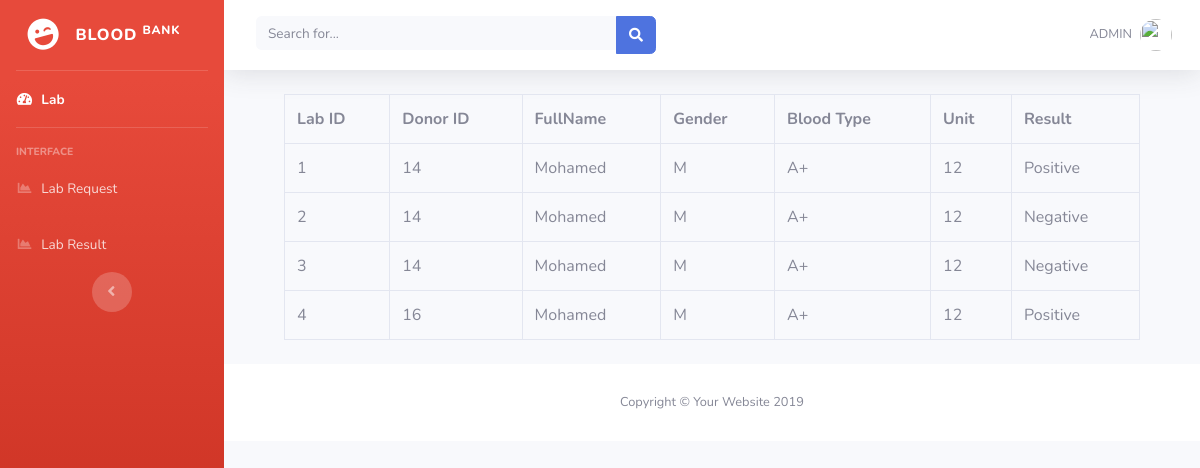
The page /Lab_user/lab_result.php on the database its author committed.
### tables this page shows
CREATE TABLE `lab` (
  `labid` int(11) NOT NULL,
  `donor_id` int(11) NOT NULL,
  `fullname` varchar(100) NOT NULL,
  `gender` varchar(100) NOT NULL,
  `blood_type` varchar(100) NOT NULL,
  `unit` varchar(100) NOT NULL,
  `status` varchar(100) NOT NULL
);

### Lab_user/lab_result.php (the view, shortened to what this page needs)
<?php
include('lab_header.php');
include('lab_navbar.php');
?>
<?php
include('../Admin/connection.php');
$donor = mysqli_query($conn, "SELECT * FROM lab where status='Negative' or status='Positive'");
?>
<div class="row  mb-2 mr-5 ml-5 mt-2">
    <div class="col-12">
        <table class="table table-bordered">
        	<tr>
        		<th>Lab ID</th>
        		<th>Donor ID</th>
        		<th>FullName</th>
        		<th>Gender</th>
        		<th>Blood Type</th>
        		<th>Unit</th>
        		<th>Result</th>
        	</tr>
        	<?php while ($row = mysqli_fetch_array($donor)) {  ?>
        	<tr>
        		<td><?php echo $row['labid']; ?> </td>
        		<td><?php echo $row['donor_id']; ?> </td>
        		<td><?php echo $row['fullname']; ?> </td>
        		<td><?php echo $row['gender']; ?> </td>
        		<td><?php echo $row['blood_type']; ?> </td>
        		<td><?php echo $row['unit']; ?> </td>
        		<td><?php echo $row['status']; ?></td>
        	</tr>
        	<?php } ?>
        </table>
    </div>
</div>
<?php
include('lab_footer.php');
?>

### rows shown on the page
lab: labid "1", donor "14", fullname "Mohamed", gender "M", blood_type "A+", unit "12", status "Positive"
lab: labid "2", donor "14", fullname "Mohamed", gender "M", blood_type "A+", unit "12", status "Negative"
lab: labid "3", donor "14", fullname "Mohamed", gender "M", blood_type "A+", unit "12", status "Negative"
lab: labid "4", donor "16", fullname "Mohamed", gender "M", blood_type "A+", unit "12", status "Positive"
